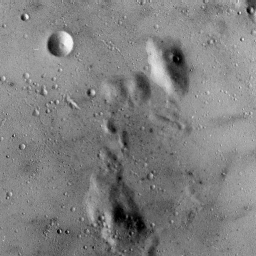
#> input picture Image encryption examples/Image encryption using 2D Logistic-adjusted-Sine map/codes/Python/5.1.09.tiff, 256 x 256 px
$ python Demo.py
#> lines starting #> are read from the running program, lines starting #| are printed output that depends on the picture; long printed decimals are rounded
### Image encryption examples/Image encryption using 2D Logistic-adjusted-Sine map/codes/Python/Functions.py
#================================================================================
#This functionto is to do image encryption using the reference in
#         [1]. Hua, Zhongyun, et al. "Image encryption using 2D Logistic-adjusted-Sine map."
#              Information Sciences 339 (2016): 237-253.
#All copyrights are reserved by Zhongyun Hua. E-mial:huazyum@gmail.com
#All following source code is free to distribute, to use, and to modify
#    for research and study purposes, but absolutely NOT for commercial uses.
#If you use any of the following code in your academic publication(s),
#    please cite the corresponding paper.
#If you have any questions, please email me and I will try to response you ASAP.
#It worthwhile to note that all following source code is written unser Spyder (Python 2.7)
#================================================================================

import math
import numpy as np


def ImageCipher(P,K,para):
#%%%%%%%%%%%%%%%%%%%%%%%%%%%%%%%%%%%%%%%%%%%%%%%%%%%%%%%%%%%%%%%%%%%%%%%%%%%%%
# This is the main function to implement image cipher
# P:    the input image;
# para: operation type, 'en' or 'de';
# K:    the key, if para = 'en', it can be given or can not be given;
#       if para = 'de', it must be given;
# varargout: if K is not given, return the result and the randomly
#            generated key; if K is given, return the result.
#%%%%%%%%%%%%%%%%%%%%%%%%%%%%%%%%%%%%%%%%%%%%%%%%%%%%%%%%%%%%%%%%%%%%%%%%%%%%
    x0 = 0.0; y0 = 0.0; a = 0.0; T = 0.0; G = [0 for x in range(2)];

    for i in range(0,52):
        x0 += K[i]*pow(2,i);
        y0 += K[i+52]*pow(2,i);
        a  += K[i+104]*pow(2,i);
        T  += K[i+156]*pow(2,i);
    x0 = x0/pow(2,52); y0 = y0/pow(2,52); a = a/pow(2,52); T = T/pow(2,52);
    for i in range(0,12):
        G[0] += K[i+208]*pow(2,i);
        G[1] += K[i+220]*pow(2,i);


    X = [0 for x in range(2)];Y = [0 for x in range(2)];A = [0 for x in range(2)];

    for i in range(0,2):
        X[i] = float((x0+T*G[i]) % 1);
        Y[i] = float((y0+T*G[i]) % 1);
        A[i] = float((a+T*G[i]) % 0.4 + 0.5);


    r = len(P);
    c = len(P[1,:]);

    if para == 'en':
        C = ImageExtend(P,r,c);
        r = r + 2;
        c = c + 2;
    else:
        C = P;
    S1  =  ChaoticSeq(X[0],Y[0],A[0],r,c);
    S2  =  ChaoticSeq(X[1],Y[1],A[1],r,c);

    if para == 'en':
       C = ImageShuffling(C,S1,'en');
       C = ImageSub(C,S1,'en');
       C = ImageShuffling(C,S2,'en');
       C = ImageSub(C,S2,'en');
    elif para == 'de':
       C = ImageSub(C,S2,'de');
       C = ImageShuffling(C,S2,'de');
       C = ImageSub(C,S1,'de');
       C = ImageShuffling(C,S1,'de');

       C = C[1:(r-1),1:(c-1)];
    else:
        print('Error!');

    return C;

def ImageExtend(P,r,c):
#%%%%%%%%%%%%%%%%%%%%%%%%%%%%%%%%%%%%%%%%%%%%%%%%%%%%%%%%%%%%%%%%%%%%%%%%%%%%%
# This function is add random values to surroundings of the image
# P: input image
# (r,c); image size
# C: output image
#%%%%%%%%%%%%%%%%%%%%%%%%%%%%%%%%%%%%%%%%%%%%%%%%%%%%%%%%%%%%%%%%%%%%%%%%%%%%
    if np.max(P) > 1:
        b = 256;
    else:
        b = 2;
    Rows = np.random.randint(0,b,(2,c));
    Coloumns = np.random.randint(0,b,(r+2,2));
    C = np.zeros([r+2,c+2],int);
    C[1:r+1,1:c+1] = P;
    C[0,1:c+1] = Rows[0,:];
    C[r+1,1:c+1] = Rows[1,:];
    C[0:r+2,0] = Coloumns[:,0];
    C[0:r+2,c+1] = Coloumns[:,1];

    return C;


def ChaoticSeq(x0,y0,a,r,c):
#%%%%%%%%%%%%%%%%%%%%%%%%%%%%%%%%%%%%%%%%%%%%%%%%%%%%%%%%%%%%%%%%%%%%%%%%%%%%%
# This function is generate chaotic sequence
# (x0,y0,a): initial state
# (r,c): image size
#%%%%%%%%%%%%%%%%%%%%%%%%%%%%%%%%%%%%%%%%%%%%%%%%%%%%%%%%%%%%%%%%%%%%%%%%%%%%
    Z = np.zeros([r,c],int);
    x = x0;
    y = y0;

    for i in range(0,r):
        for j in range(0,c):
             x = math.sin(math.pi*a*(y+3)*x*(1-x));
             y = math.sin(math.pi*a*(x+3)*y*(1-y));
             Z[i,j] = int((x+y)*pow(2,30) % 256);
    return Z


def ImageShuffling(P, S, para):
#%%%%%%%%%%%%%%%%%%%%%%%%%%%%%%%%%%%%%%%%%%%%%%%%%%%%%%%%%%%%%%%%%%%%%%%%%%%%%
# This function is to bit manipulation confusion
# P: input image
# S: chaotic sequence
# para: operation type, 'en' or 'de'
# C: output image
#%%%%%%%%%%%%%%%%%%%%%%%%%%%%%%%%%%%%%%%%%%%%%%%%%%%%%%%%%%%%%%%%%%%%%%%%%%%%
    r = len(P);
    c = len(P[1,:]);
    b_i = int(np.ceil(np.log2(r*c)));
    if np.max(P) > 1:
        b_p = 8;
    else:
        b_p = 1;
    C = np.zeros([r,c],int);
    C_t = np.zeros([r,c],int);
    T = np.zeros([r,c],long);
    TT = np.array(range(r*c), dtype='a46').reshape(r,c);
    if para == "en":
        for i in range(0,r):
            for j in range(0,c):
                index_bin = bin(i*c+j)[2:].zfill(b_i);
                P_bin = bin(P[i][j])[2:].zfill(b_p);


                s = bin(S[i,j])[2:].zfill(8);
                temp_bin = s + index_bin + P_bin;
                TT[i,j] = temp_bin;


        TT.sort();

        for i in range(0,c):
            TT[:,i].sort();

        for i in range(0,r):
            for j in range(0,c):
                C[i,j] = int(TT[i,j][(8+b_i):(8+b_i+b_p)], 2);

    elif para == 'de':
        for i in range(0,r):
            for j in range(0,c):
                index_bin = bin(i*c+j)[2:].zfill(b_i);

                s = bin(S[i,j])[2:].zfill(8);
                temp_bin = s + index_bin;
                T[i][j] = int(temp_bin,2);
        index_r = np.zeros([r,c],int);
        for i in range(0,r):
            ss = sorted(range(c), key=lambda k: T[i,:][k])
            temp = np.asarray(ss);
            for j in range(0,len(temp)):
                index_r[i][j] = temp[j];

        T.sort();

        index_c = np.zeros([r,c],int);
        for j in range(0,c):
            ss = sorted(range(r), key=lambda k: T[:,j][k])
            temp = np.asarray(ss);
            for i in range(0,len(temp)):
                index_c[i][j] = temp[i];

        for i in range(0,r):
            for j in range(0,c):
                C_t[index_c[i][j]][j] = P[i][j];
        for i in range(0,r):
            for j in range(0,c):
                C[i][index_r[i][j]] = C_t[i][j];
    else:
        print('Error!');
    return C;

def ImageSub(P,S,para):
#%%%%%%%%%%%%%%%%%%%%%%%%%%%%%%%%%%%%%%%%%%%%%%%%%%%%%%%%%%%%%%%%%%%%%%%%%%%%%
# This function is to bit manipulation diffusion
# P: input image
# S: chaotic sequence
# para: operation type, 'en' or 'de'
# C: output image
#%%%%%%%%%%%%%%%%%%%%%%%%%%%%%%%%%%%%%%%%%%%%%%%%%%%%%%%%%%%%%%%%%%%%%%%%%%%%
    r = len(P);
    c = len(P[1,:]);

    if np.max(P) > 1:
        b = 256;
    else:
        b = 2;
    if para == 'en':
        C = np.zeros([r,c],int);
        for i in range(0,r):
            for j in range(0,c):
                t = S[i,j] % b;

                if (i == 0) and (j == 0):

                    C[0,0] = P[r-1,c-1]^t^P[i,j];
                elif j == 0:
                    C[i,j] = C[i-1,c-1]^t^P[i,j];
                else:
                    C[i,j] = C[i,j-1]^t^P[i,j];
        return C;
    elif para == 'de':
        C = P;
        D = np.zeros([r,c],int);
        for i in xrange(r-1,-1,-1):
            for j in xrange(c-1,-1,-1):
                t = S[i,j] % b;
                if (i==0) and (j==0):
                    D[0,0] = C[0,0]^t^P[r-1,c-1];
                elif j==0:
                    D[i,j] = C[i,j]^t^C[i-1,c-1];
                else:
                    D[i,j] = C[i,j]^t^C[i,j-1];
        return D;
    else:
         print('Error!');


### Image encryption examples/Image encryption using 2D Logistic-adjusted-Sine map/codes/Python/Functions_hua.py
#================================================================================
#These are some functions about image encryption using the reference in
#         [1]. Hua, Zhongyun, et al. "Image encryption using 2D Logistic-adjusted-Sine map."
#              Information Sciences 339 (2016): 237-253.
#All copyrights are reserved by Zhongyun Hua. E-mial:huazyum@gmail.com
#All following source code is free to distribute, to use, and to modify
#    for research and study purposes, but absolutely NOT for commercial uses.
#If you use any of the following code in your academic publication(s),
#    please cite the corresponding paper.
#If you have any questions, please email me and I will try to response you ASAP.
#It worthwhile to note that all following source code is written unser Spyder (Python 2.7)
#================================================================================

import numpy as np
import matplotlib.pyplot as plt


# [81 lines left out: functions Hist_gray, Hist_bin, Hist_rgb, not called in this run]

def NPCR(C1,C2):
#%%%%%%%%%%%%%%%%%%%%%%%%%%%%%%%%%%%%%%%%%%%%%%%%%%%%%%%%%%%%%%%%%%%%%%%%%%%%%
# This function is to cauculate the NPCR of two images
# (C1,C2): two input images
#%%%%%%%%%%%%%%%%%%%%%%%%%%%%%%%%%%%%%%%%%%%%%%%%%%%%%%%%%%%%%%%%%%%%%%%%%%%%
    size = C1.shape;
    r = size[0]; c = size[1];
    D = np.ones([r,c],int);
    for i in range(0,r):
        for j in range(0,c):
            if C1[i,j] == C2[i,j]:
                D[i,j] = 0;

    npcr = float(np.sum(D))/(r*c);
    return npcr;

def UACI(C1,C2):
#%%%%%%%%%%%%%%%%%%%%%%%%%%%%%%%%%%%%%%%%%%%%%%%%%%%%%%%%%%%%%%%%%%%%%%%%%%%%%
# This function is to cauculate the UACI of two images
# (C1,C2): two input images
#%%%%%%%%%%%%%%%%%%%%%%%%%%%%%%%%%%%%%%%%%%%%%%%%%%%%%%%%%%%%%%%%%%%%%%%%%%%%
    size = C1.shape;
    r = size[0]; c = size[1];
    if np.max(C1) > 2:
        L = 256;
    else:
        L = 2;
    N = 0;
    for i in range(0,r):
        for j in range(0,c):
            N = N + np.abs(C1[i,j] - C2[i,j]);
    uaci = float(N)/(r*c*(L-1));
    return uaci;


# [84 lines left out: functions LocalEntropy_Bin, LocalEntropy, Entropy, not called in this run]
#

def Correlation(P):
#%%%%%%%%%%%%%%%%%%%%%%%%%%%%%%%%%%%%%%%%%%%%%%%%%%%%%%%%%%%%%%%%%%%%%%%%%%%%%
# This function is to cauculate the correlation of an image
# P: input image
#%%%%%%%%%%%%%%%%%%%%%%%%%%%%%%%%%%%%%%%%%%%%%%%%%%%%%%%%%%%%%%%%%%%%%%%%%%%%
    size = P.shape;
    r= size[0]; c = size[1];
    Ho = np.zeros([r*(c-1),2],float);
    Ve = np.zeros([(r-1)*c,2],float);
    Da = np.zeros([(r-1)*(c-1),2],float);
    i = 0; j = 0; k = 0;
    for m in range(0,r):
        for n in range(0,c):
            if m != (r-1):
                Ve[i,0] = P[m,n];
                Ve[i,1] = P[m+1,n];
                i = i+1;
            if n != (c-1):
                Ho[j,0] = P[m,n];
                Ho[j,1] = P[m,n+1];
                j = j+1;
            if (m!=(r-1)) and (n!=(c-1)):
                Da[k,0] = P[m,n];
                Da[k,1] = P[m+1,n+1];
                k = k+1;

    Corrs = np.zeros([3,1]);
    Corrs[0] = Corr2(Ho[:,0],Ho[:,1]);
    Corrs[1] = Corr2(Ve[:,0],Ve[:,1]);
    Corrs[2] = Corr2(Da[:,0],Da[:,1]);
    return Corrs;

def Corr2(V1,V2):
#%%%%%%%%%%%%%%%%%%%%%%%%%%%%%%%%%%%%%%%%%%%%%%%%%%%%%%%%%%%%%%%%%%%%%%%%%%%%%
# This function is to cauculate the correlation of two vectors
# (V1,V2): two input vectors
#%%%%%%%%%%%%%%%%%%%%%%%%%%%%%%%%%%%%%%%%%%%%%%%%%%%%%%%%%%%%%%%%%%%%%%%%%%%%
    M1 = np.mean(V1);
    M2 = np.mean(V2);

    S1 = np.std(V1);
    S2 = np.std(V2);
    size = V1.shape;
    r= size[0];

    SS = np.zeros([r,1]);
    for m in range(0,r):
        SS[m] = (V1[m] - M1)*(V2[m] - M1);
    Corre = np.mean(SS)/(S1*S1);
    return Corre


### Image encryption examples/Image encryption using 2D Logistic-adjusted-Sine map/codes/Python/Demo.py
#================================================================================
#This functionto is to demonstrate image encryption using the reference in
#         [1]. Hua, Zhongyun, et al. "Image encryption using 2D Logistic-adjusted-Sine map."
#              Information Sciences 339 (2016): 237-253.
#All copyrights are reserved by Zhongyun Hua. E-mial:huazyum@gmail.com
#All following source code is free to distribute, to use, and to modify
#    for research and study purposes, but absolutely NOT for commercial uses.
#If you use any of the following code in your academic publication(s),
#    please cite the corresponding paper.
#If you have any questions, please email me and I will try to response you ASAP.
#It worthwhile to note that all following source code is written under Spyder (Python 2.7)
#================================================================================

from PIL import Image
import numpy as np
import Functions as fn
import Functions_hua as fns
from pylab import *

im = Image.open('5.1.09.tiff');
#> im is the input picture: PIL image 256x256 L; min 0, max 249, mean 127.8
P = np.asarray(im);
Size = P.shape;
#> Size = (256, 256)
P2 = np.zeros([Size[0],Size[1]],int);


for i in range(0,Size[0]):
    for j in range(0,Size[1]):
        P2[i,j] = P[i,j];


r = np.random.randint(0,Size[0]);
#> r = 172
c = np.random.randint(0,Size[1]);
#> c = 47

if P2[i,j] == 0 :
    P2[r,c] =  1;
else:
    P2[r,c] = 0;
#> P2: shape (256, 256) int64; min 0, max 249, mean 127.8


K = load('K.npy');
#> (reads Image encryption examples/Image encryption using 2D Logistic-adjusted-Sine map/codes/Python/K.npy from the repository)


# Deomonstration of encryption and decryption
C_1 = fn.ImageCipher(P,K,'en');
#> in ImageCipher, `r = len(P);`: r = 256
#> in ImageExtend, `Coloumns = np.random.randint(0,b,(r+2,2));`: Coloumns = 258 pairs, first value 3 to 254, second value 0 to 252
#> in ImageCipher, `r = r + 2;`: r = 258
#> call 2 of ChaoticSeq, with x0 = 0.125, y0 = 0.561, a = 0.874, r = 258, c = 258
#> after the loop in ChaoticSeq (call 2), `for i in range(0,r):`:
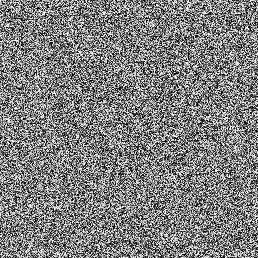
#> Z: shape (258, 258) int64; min 0, max 255, mean 127.5
#> in ImageShuffling, `b_i = int(np.ceil(np.log2(r*c)));`: b_i = 17
#> in ImageSub, `r = len(P);`: r = 258
D_1 = fn.ImageCipher(C_1,K,'de');
#> call 3 of ImageShuffling, with para = 'de'
#> after the loop in ImageShuffling (call 3), `for i in range(0,r):`:
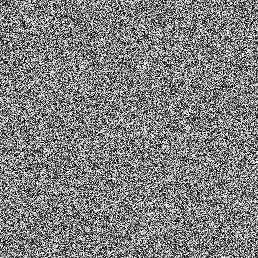
#> C_t: shape (258, 258) int64; min 0, max 255, mean 127.8
#> call 4 of ImageShuffling, with para = 'de'
#> in ImageShuffling (call 4), `T.sort();`:
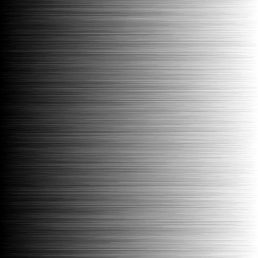
#> T: shape (258, 258) int64; min 140, max 33489864, mean 16676857.8; drawn with min black and max white
#> after the loop in ImageShuffling (call 4), `for i in range(0,r):`:
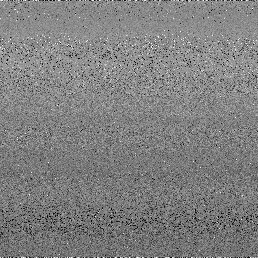
#> C_t: shape (258, 258) int64; min 0, max 255, mean 127.7
#############################################

# Calculate time cost
from time import clock
start=clock()
C_2 = fn.ImageCipher(P,K,'en');
#> after the loop in ImageSub (call 6), `for i in range(0,r):`:
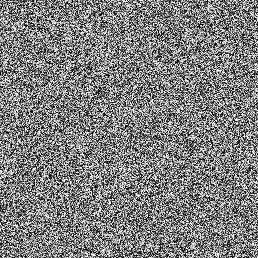
#> C: shape (258, 258) int64; min 0, max 255, mean 127.3
finish=clock()
print (finish-start)
#############################################


#calcualte NPCR and UACI
C = fn.ImageCipher(P,K,'en');
#> after the loop in ImageSub (call 8), `for i in range(0,r):`:
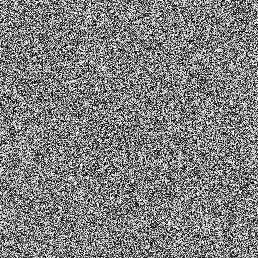
#> C: shape (258, 258) int64; min 0, max 255, mean 127.5
C2 = fn.ImageCipher(P2,K,'en');
#> call 4 of ImageExtend, with r = 256, c = 256
#> in ImageExtend (call 4), `C[r+1,1:c+1] = Rows[1,:];`:
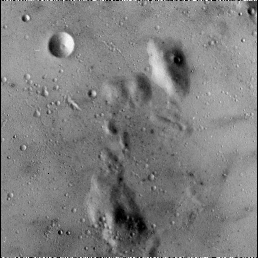
#> C: shape (258, 258) int64; min 0, max 255, mean 126.8
D = fn.ImageCipher(C,K,'de');
CC = fns.Correlation(C);
#> after the loop in Correlation, `for m in range(0,r):`: Da = 66049 pairs, first value 0 to 255, second value 0 to 255; Ho = 66306 pairs, first value 0 to 255, second value 0 to 255; Ve has the same summary as Ho; i = 66306; k = 66049
#> in Corr2, `M1 = np.mean(V1);`: M1 = 127.5
#> in Corr2, `S1 = np.std(V1);`: S1 = 73.79
#> in Corr2, `S2 = np.std(V2);`: S2 = 73.8
#> in Corr2, `Corre = np.mean(SS)/(S1*S1);`: Corre = -0.00073
#> CC = [-0.00073, -0.00232, 0.00127]
print(fns.NPCR(C,C2))
#| 0.9963
print(fns.UACI(C,C2))
#> after the loop in UACI, `for i in range(0,r):`: N = 5667328
#> in UACI, `uaci = float(N)/(r*c*(L-1));`: uaci = 0.334
#| 0.3339
#############################################
